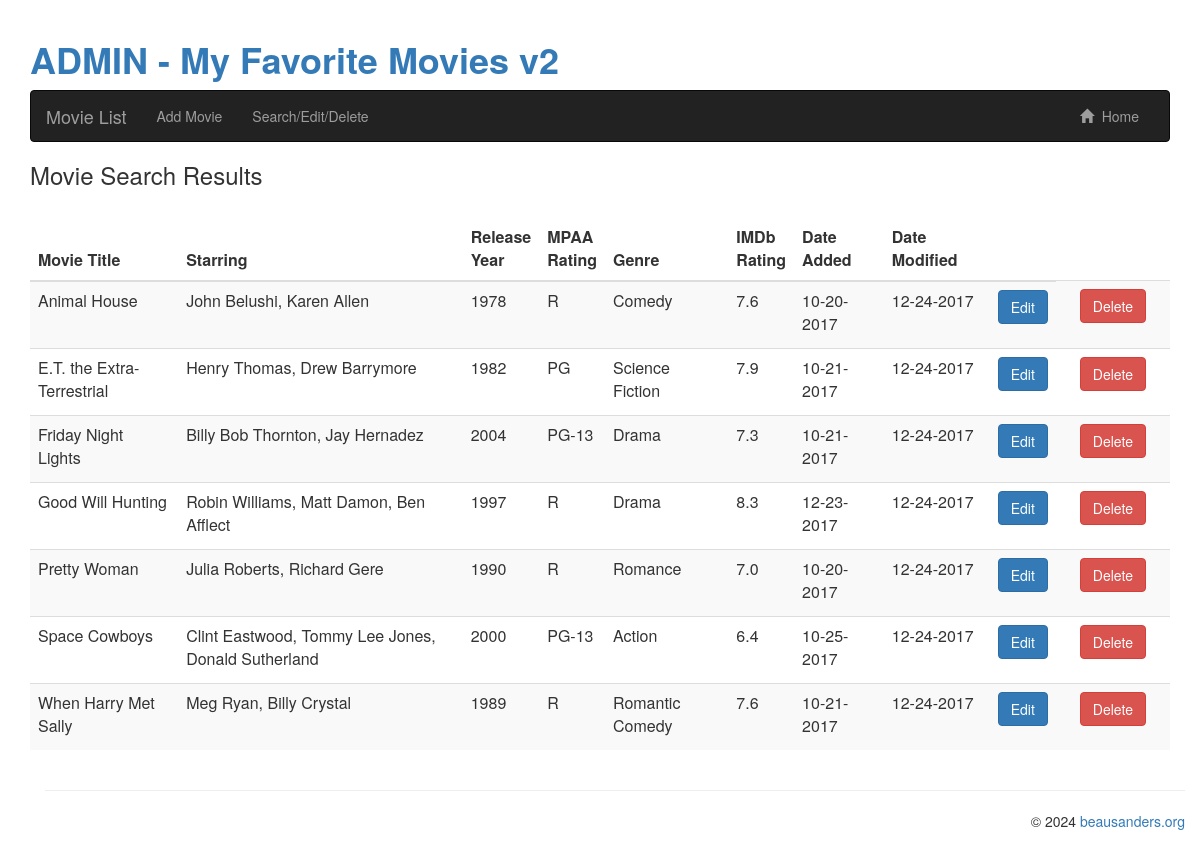
/favmovies2/admin/movies_edit_list.php, run on the app's committed database.
### tables this page shows
CREATE TABLE IF NOT EXISTS `movielist` (
  `movieID` int(4) NOT NULL AUTO_INCREMENT,
  `movieTitle` varchar(255) NOT NULL,
  `movieStars` varchar(255) NOT NULL,
  `releaseYear` int(4) NOT NULL,
  `movieRating` varchar(5) NOT NULL,
  `movieGenre` varchar(30) NOT NULL,
  `IMDb_rating` decimal(2,1) NOT NULL,
  `dateEntered` datetime NOT NULL,
  `dateModified` datetime NOT NULL,
  PRIMARY KEY (`movieID`)
);

### favmovies2/admin/config/config.php (called while the page is built, shortened)
<?php
$app_URL = 'https://cpt283-bibb.beausanders.net/favmovies2/admin';
?>

### favmovies2/admin/movies_edit_list.php (the view, shortened to what this page needs)
<?php
require('./config/config.php');
$query = 'SELECT * from movielist ORDER BY movieTitle ASC';
	$statement1 = $db->prepare($query);
	$statement1->execute();
	$movies = $statement1->fetchAll();
?>
<div class="container">
<?php include("./header.php"); ?>
<h3>Movie Search Results</h3>
<br />
<div class="table-responsive">
<table class="table table-striped table-hover">
        <thead>
            <tr>
                <th>Movie Title</th>
		<th>Starring</td>
		<th>Release<br />Year</th>
		<th>MPAA<br />Rating</th>
		<th>Genre</th>
		<th>IMDb<br />Rating</th>
                <th>Date Added</th>
		<th>Date Modified</th>
		<th>&nbsp;</th>
            </tr>
        </thead>
        <tbody>
<?php foreach ($movies as $movie) : ?>
<?php
if (($movie['dateEntered'] == "0000-00-00 00:00:00")) {
        $dateEntered = " ";
        } else {
        $dateEntered = date("m-d-Y", strtotime($movie['dateEntered']));
}
if (($movie['dateModified'] == "0000-00-00 00:00:00")) {
        $dateModified = " ";
        } else {
        $dateModified = date("m-d-Y", strtotime($movie['dateModified']));
}
?>
            <tr>
		<td><?php echo $movie['movieTitle']; ?></td>
		<td><?php echo $movie['movieStars']; ?></td>
		<td><?php echo $movie['releaseYear']; ?></td>
		<td><?php echo $movie['movieRating']; ?></td>
		<td><?php echo $movie['movieGenre']; ?></td>
		<td><?php echo $movie['IMDb_rating']; ?></td>
		<td><?php echo $dateEntered; ?></td>
		<td><?php echo $dateModified; ?></td>
		<td><?php include "../admin/movies_edit_button.php"; ?><td>
		<td><?php include "../admin/movies_delete_button.php"; ?><td>
          </tr>
<?php endforeach; ?>
        </tbody>
    </table>
</div>
<?php include "./footer.php"; ?>
</div>
</body>
</html>

### favmovies2/admin/movies_edit_button.php (shortened to what this page needs)
<div style='float:left'>
<form action="<?php echo $app_URL; ?>/movies_edit.php" method="POST" id="movies_edit">
<button type="submit" class="btn btn-primary">Edit</button>
</form>
</div>

### favmovies2/admin/movies_delete_button.php (shortened to what this page needs)
<div style='float:left'>
<form action="<?php echo $app_URL; ?>/movies_delete_confirm.php" method="POST" id="movies_delete_confirm">
<button type="submit" class="btn btn-danger">Delete</button>
</form>

### data on the page
movielist: movieTitle "Animal House", movieStars "John Belushi, Karen Allen", releaseYear "1978", movieRating "R", movieGenre "Comedy", IMDb_rating "7.6", dateEntered "10-20-2017", dateModified "12-24-2017"
movielist: movieTitle "E.T. the Extra-Terrestrial", movieStars "Henry Thomas, Drew Barrymore", releaseYear "1982", movieRating "PG", movieGenre "Science Fiction", IMDb_rating "7.9", dateEntered "10-21-2017", dateModified "12-24-2017"
movielist: movieTitle "Friday Night Lights", movieStars "Billy Bob Thornton, Jay Hernadez", releaseYear "2004", movieRating "PG-13", movieGenre "Drama", IMDb_rating "7.3", dateEntered "10-21-2017", dateModified "12-24-2017"
movielist: movieTitle "Good Will Hunting", movieStars "Robin Williams, Matt Damon, Ben Afflect", releaseYear "1997", movieRating "R", movieGenre "Drama", IMDb_rating "8.3", dateEntered "12-23-2017", dateModified "12-24-2017"
movielist: movieTitle "Pretty Woman", movieStars "Julia Roberts, Richard Gere", releaseYear "1990", movieRating "R", movieGenre "Romance", IMDb_rating "7.0", dateEntered "10-20-2017", dateModified "12-24-2017"
movielist: movieTitle "Space Cowboys", movieStars "Clint Eastwood, Tommy Lee Jones, Donald Sutherland", releaseYear "2000", movieRating "PG-13", movieGenre "Action", IMDb_rating "6.4", dateEntered "10-25-2017", dateModified "12-24-2017"
movielist: movieTitle "When Harry Met Sally", movieStars "Meg Ryan, Billy Crystal", releaseYear "1989", movieRating "R", movieGenre "Romantic Comedy", IMDb_rating "7.6", dateEntered "10-21-2017", dateModified "12-24-2017"

### other printed values
$app_name "ADMIN - My Favorite Movies v2"
